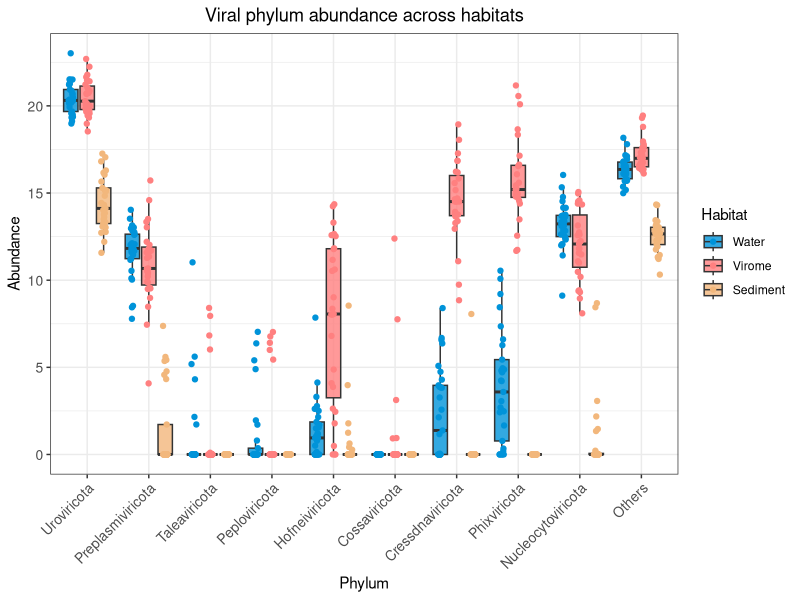
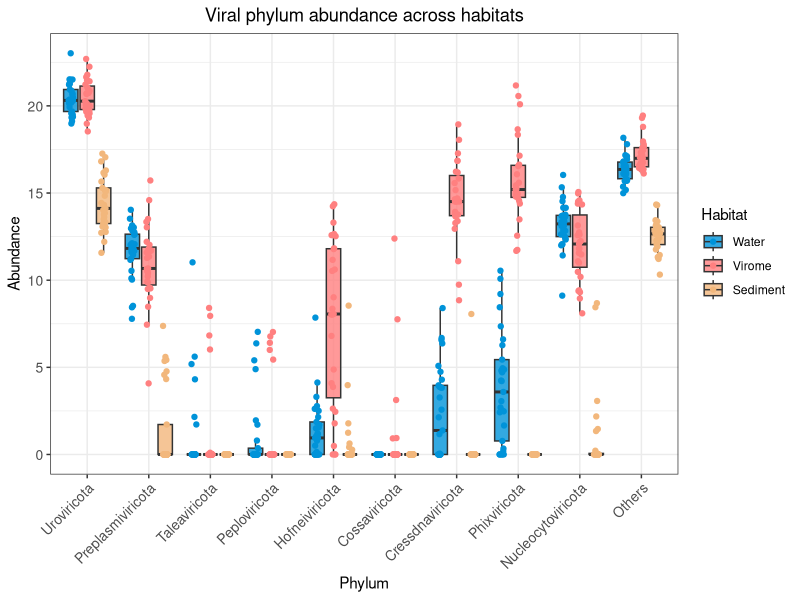

These charts were generated, in order, by the following R code:
# ==============================================
# Boxplot of viral phylum relative abundances across three habitats (Water, Virome, Sediment)
# The script reads abundance data, converts from wide to long format,
# sets factor orders, defines colors, and generates a publication‑ready boxplot with all data points
# ==============================================

# Load required libraries
library(readxl)   # For reading Excel files
library(tidyr)    # For data reshaping (pivot_longer)
library(dplyr)    # For data manipulation
library(ggplot2)  # For visualization

# 1. Read the abundance data (rows = samples, columns = viral phyla)
data <- read_excel("vOTU_Phylum.xlsx", sheet = "Sheet1")

# 2. Reshape data from wide to long format
# Each row becomes a combination of Sample, Group, Phylum, and its abundance
data_long <- data %>%
  pivot_longer(
    cols = -c(Group, SamplenName),   # Keep Group and SamplenName as identifiers
    names_to = "Phylum",             # New column for viral phylum names
    values_to = "Abundance"          # New column for abundance values
  )

# 3. Set the order of Phylum for plotting (horizontal axis)
phylum_order <- c(
  "Uroviricota", "Preplasmiviricota", "Taleaviricota",
  "Peploviricota", "Hofneiviricota", "Cossaviricota",
  "Cressdnaviricota", "Phixviricota", "Nucleocytoviricota",
  "Others"
)
data_long$Phylum <- factor(data_long$Phylum, levels = phylum_order)

# 4. Set the order of Group (legend order and boxplot grouping)
group_order <- c("Water", "Virome", "Sediment")
data_long$Group <- factor(data_long$Group, levels = group_order)

# 5. Define custom colors for each habitat (adjustable)
my_colors <- c(
  "Water" = "#0093d9",    # Blue
  "Virome" = "#ff8080",   # Red/pink
  "Sediment" = "#f2b77c"  # Orange/brown
)

# 6. Create the boxplot with all individual points overlaid
p <- ggplot(data_long, aes(x = Phylum, y = Abundance, fill = Group)) +
  
  # Boxplot layer (without outlier points, as we will show all points individually)
  geom_boxplot(
    position = position_dodge(0.8),  # Dodge to avoid overlap between groups
    width = 0.7,                     # Box width
    outlier.shape = NA,              # Hide outliers (use geom_point for all points)
    alpha = 0.8                      # Slight transparency
  ) +
  
  # Add all individual data points (jittered to avoid overplotting)
  geom_point(
    position = position_jitterdodge(
      jitter.width = 0.2,            # Horizontal jitter amount
      dodge.width = 0.8,             # Dodge width matching the boxplot
      seed = 123                     # Fixed random seed for reproducible jitter
    ),
    size = 1.5,                      # Point size
    alpha = 1,                       # Fully opaque
    aes(color = Group)               # Color points by Group (matching box fill)
  ) +
  
  # Apply custom color scales for both fill and color aesthetics
  scale_fill_manual(values = my_colors) +
  scale_color_manual(values = my_colors) +
  
  # Labels and titles
  labs(
    title = "Viral phylum abundance across habitats",
    x = "Phylum",
    y = "Abundance",
    fill = "Habitat",
    color = "Habitat"
  ) +
  
  # Minimal theme with white background
  theme_bw() +
  theme(
    axis.text.x = element_text(angle = 45, hjust = 1, size = 10),  # Rotate x-axis labels for readability
    axis.text.y = element_text(size = 10),
    legend.position = "right",
    plot.title = element_text(hjust = 0.5)                         # Center the title
  )

# Display the plot
print(p)

# Save the plot to a PDF file (adjustable dimensions)
ggsave("Boxplot_Viral_Phylum_with_points.pdf", plot = p, width = 12, height = 5)
